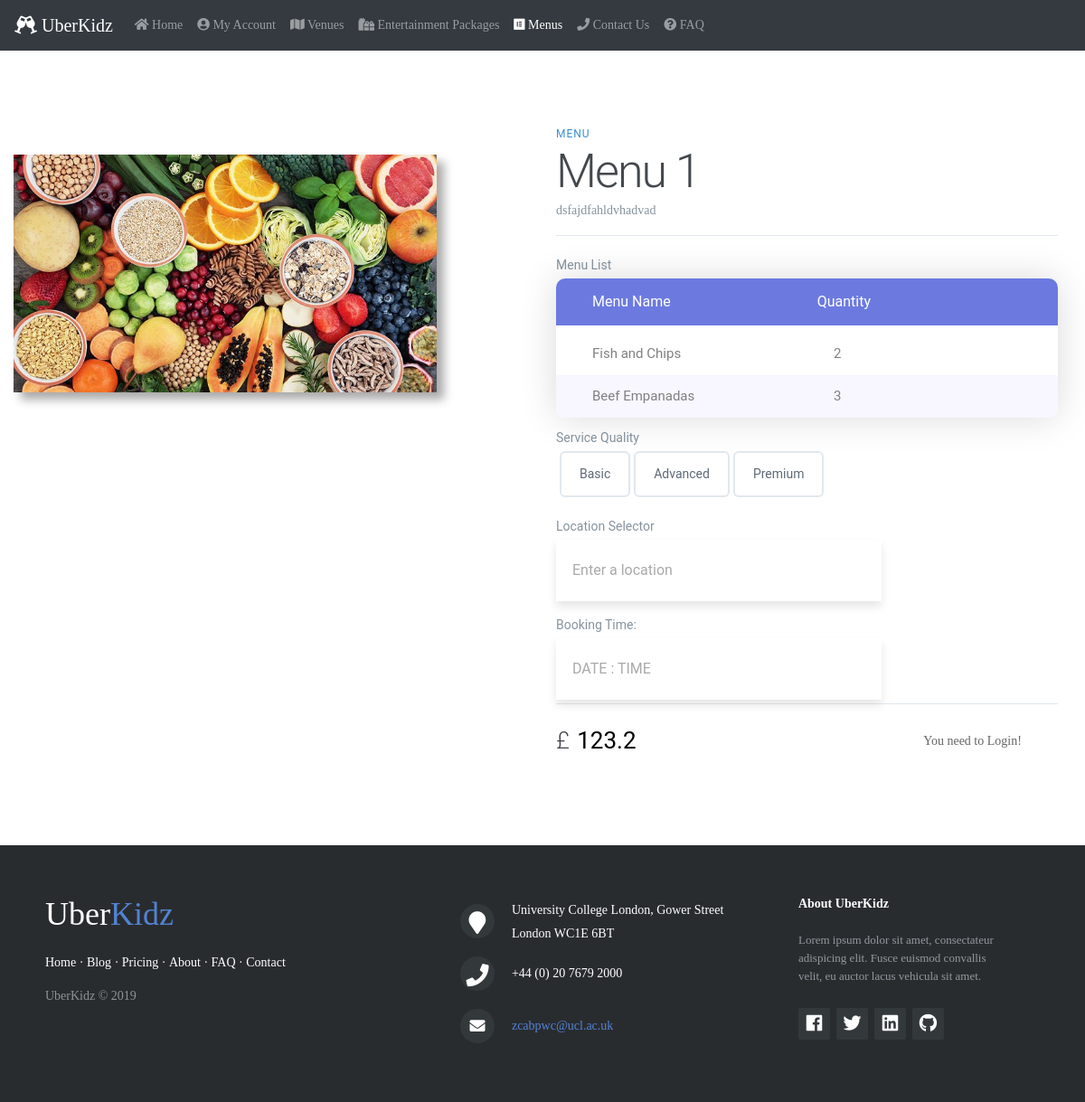
Screenshot of /eventDetail.php?id=10&from=menus with the database file from the repository.
### tables this page shows
CREATE TABLE `menu`
(
  `event_ID` int(50) NOT NULL,
  `duration` int(11) NOT NULL
);

CREATE TABLE `event`
(
  `event_ID`    int(50)      NOT NULL,
  `provider_ID` int(50)      NOT NULL,
  `event_type`  varchar(50)  NOT NULL,
  `name`        varchar(100) NOT NULL,
  `price`       float        NOT NULL,
  `description` varchar(200) NOT NULL,
  `created`     datetime     NOT NULL,
  `eventimage1` text         NOT NULL,
  `eventimage2` text         NOT NULL,
  `eventimage3` text         NOT NULL
);

CREATE TABLE `menumap`
(
  `event_ID`    int(50) NOT NULL,
  `menuitem_ID` int(50) NOT NULL,
  `quantity`    int(10) NOT NULL
);

CREATE TABLE `menuitem`
(
  `menuitem_ID` int(50)      NOT NULL,
  `name`        varchar(100) NOT NULL
);

### assets/controllers/eventDetail.php (called while the page is built, shortened)
<?php
include_once $_SERVER['DOCUMENT_ROOT'] . '/assets/model/event.php';
$event = new event();
$productID = isset($_GET['id']) ? $_GET['id'] : 1;
$productID = (int)$productID;
$previousURL = $_GET['from'];
switch ($previousURL) {
    case 'menus':
        $productType = 'menu';
        $menus = $event->read_menuItem_detail($productID);
        $productDetails = $event->read_menu_detail($productID, $productType);
        break;
}
if (!isset($productDetails) || sizeof($productDetails) != 1) {
    header("location:{$previousURL}.php?display=invalid");
} else {
    $productDetails = $productDetails[0];
}

### assets/model/dbController.php (called while the page is built, shortened)
<?php
class dbController
{
    private $host;
    private $user;
    private $password;
    private $database;
    private $conn;
    function __construct()
    {
        $config = parse_ini_file($_SERVER['DOCUMENT_ROOT'] . '/config.ini');
        $this->host = $config['host'];
        $this->user = $config['username'];
        $this->password = $config['password'];
        $this->database = $config['dbName'];
        $this->conn = $this->connectDB();
    }
    function connectDB()
    {
        $conn = mysqli_connect($this->host, $this->user, $this->password, $this->database);
        return $conn;
    }
    function db_query($query, $param_type, $param_value_array)
    {
        $sql = $this->conn->prepare($query);
        $this->bindQueryParams($sql, $param_type, $param_value_array);
        $sql->execute();
        $result = $sql->get_result();
        if ($result->num_rows > 0) {
            while ($row = $result->fetch_assoc()) {
                $resultset[] = $row;
            }
        }
        if (!empty($resultset)) {
            return $resultset;
        }
        return array();
    }
    function bindQueryParams($sql, $param_type, $param_value_array)
    {
        $param_value_reference[] = &$param_type;
        for ($i = 0; $i < count($param_value_array); $i++) {
            $param_value_reference[] = &$param_value_array[$i];
        }
        call_user_func_array(array(
            $sql,
            'bind_param'
        ), $param_value_reference);
    }
}

### assets/model/event.php (called while the page is built, shortened)
<?php
require_once "dbController.php";
class event
{
    public function read_menu_detail($productID, $productType)
    {
        $db_handle = new dbController();
        $sql = "
        SELECT event.event_ID, event.provider_ID, event.event_type, event.name, event.price, event.description, event.created, event.eventimage1, event.eventimage2, event.eventimage3, menu.duration
        FROM event, menu
        WHERE event.event_ID = menu.event_ID
        AND event.event_ID = ?
        AND event.event_type = ?
        ";
        return $db_handle->db_query($sql, 'is', array($productID, $productType));
    }
    public function read_menuItem_detail($productID)
    {
        $db_handle = new dbController();
        $sql = "
        SELECT quantity, name
        FROM menu, menumap, menuitem
        WHERE menu.event_ID = menumap.event_ID
        AND menumap.menuitem_ID = menuitem.menuitem_ID
        AND menu.event_ID = ?
        ";
        return $db_handle->db_query($sql, 'i', array($productID));
    }
}

### eventDetail.php (the view, shortened to what this page needs)
<?php include("./assets/controllers/eventDetail.php") ?>
<!DOCTYPE html>
<html lang="en">
<head>
    <?php include("includes/headTags.php"); ?>
    <link rel="stylesheet" href="assets/css/eventDetail.css" type="text/css">
    <link rel="stylesheet" href="assets/css/util.css" type="text/css">
</head>
<body>
<?php include("includes/navigation.php"); ?>
<main class="container-fluid product-form">
    <div class="left-column col-lg-6">
        <img data-image="premium" class="active"
             src="./assets/uploads/<?= $productType ?>/<?= $productDetails['eventimage3'] ?>"
             alt="">
    </div>
    <div class="right-column col-lg-6">
        <form action="./assets/controllers/addToCart.php" method="get" autocomplete="off">
            <div class="product-description">
                <span class="product-description-general"><?= $productDetails['event_type'] ?></span>
                <h1 class="product-description-title"><?= $productDetails['name'] ?></h1>
                <p class="product-description-content"><?= $productDetails['description'] ?></p>
            </div>
            <div class="product-configuration">
                <div class="service-config">
                    <?php switch ($productType) {
                        case 'entertainment': ?>
                            <?php break;
                        case "menu": ?>
                            <span>Menu List</span>
                            <div class="product-detail-table ver1 m-b-10">
                                <div class="product-detail-table-head">
                                    <table>
                                        <thead>
                                        <tr class="product-detail-row head">
                                            <th class="product-detail-cell column1">Menu Name</th>
                                            <th class="product-detail-cell column2">Quantity</th>
                                        </tr>
                                        </thead>
                                    </table>
                                </div>
                                <div class="product-detail-table-body js-pscroll">
                                    <table>
                                        <tbody>
                                        <?php foreach ($menus as $menu) { ?>
                                            <tr class="product-detail-row body">
                                                <td class="product-detail-cell column1"><?= $menu['name'] ?></td>
                                                <td class="product-detail-cell column2"><?= $menu['quantity'] ?></td>
                                            </tr>
                                        <?php } ?>
                                        </tbody>
                                    </table>
                                </div>
                            </div>
                            <?php break;
                        case 'venue': ?>
                            <?php break;
                    } ?>
                    <span>Service Quality</span>
                    <div class="service-choose">
                        <button type="button" class="basic" name="basic">Basic</button>
                        <button type="button" class="advanced" name="advanced">Advanced</button>
                        <button type="button" class="premium" name="premium">Premium</button>
                    </div>
                    <link rel="stylesheet" href="./assets/css/jquery.datetimepicker.min.css">
                    <?php if ($productType != 'venue') { ?>
                        <span>Location Selector</span>
                        <div class="pac-card" id="pac-card">
                            <div class="container" id="pac-container">
                                <div class="container__item">
                                    <input id="pac-input" type="text" name="eventLocation"
                                           placeholder="Enter a location "
                                           class="form__field" aria-label="Default"
                                           aria-describedby="inputGroup-sizing-default">
                                </div>
                            </div>
                        </div>
                    <?php } ?>
                    <span>Booking Time: </span>
                    <div class="time-choose">
                        <input id="datetimepicker" class="form__field" type="text" name="eventStartTime"
                               placeholder="DATE : TIME">
                    </div>
                </div>
            </div>
            <div class="product-price">
                <span class="product-price-value">
                    <span>&#163;</span>
                    <label for="productPriceDisplay"></label><input id="productPriceDisplay"
                                                                    name="productPrice"
                                                                    value="<?= $productDetails['price'] ?>">
                </span>
                <?php if (isset($_SESSION['userInfo']) && isset($_SESSION['customer'])) { ?>
                    <button type="submit" class="cart-btn">Add to cart</button>
                <?php } else if (isset($_SESSION['userInfo']) && !isset($_SESSION['customer'])) { ?>
                    <a href="registration.php">Only Customer can Add to Cart.</a>
                <?php } else { ?>
                    <a href="login.php">You need to Login! </a>
                <?php } ?>
            </div>
        </form>
    </div>
</main>
<?php include("includes/footer.php"); ?>
</body>
</html>

### assets/css/eventDetail.css (style rules this page uses)
html, body { height: 100%; width: 100%; margin: 0; font-family: 'Roboto', sans-serif; }
.product-form { max-width: 1200px; padding: 15px; display: flex; margin: 3% auto 0; }
.left-column { position: relative; margin-top: 7.5rem; }
.right-column { margin-top: 60px; }
.left-column img { width: 80%; position: absolute; left: 0; top: 0; opacity: 0; box-shadow: 8px 8px 10px #aaa; transition: all 0.3s ease; }
.left-column img.active { opacity: 1; }
.product-description { border-bottom: 1px solid #E1E8EE; margin-bottom: 20px; }
.product-description span { font-size: 12px; color: #358ED7; letter-spacing: 1px; text-transform: uppercase; text-decoration: none; }
.product-description h1 { font-weight: 300; font-size: 52px; color: #43484D; letter-spacing: -2px; }
.product-description p { font-weight: 300; color: #86939E; line-height: 24px; margin-bottom: 15px; }
.service-config span { font-size: 14px; font-weight: 400; color: #86939E; margin-bottom: 4px; display: inline-block; }
.service-choose { margin-bottom: 20px; }
.service-choose button { border: 2px solid #E1E8EE; border-radius: 6px; padding: 13px 20px; font-size: 14px; color: #5E6977; background-color: #fff; cursor: pointer; transition: all .5s; }
.service-config { border-bottom: 1px solid #E1E8EE; margin-bottom: 20px; }
.product-price { display: flex; align-items: center; }
.product-price-value { font-size: 26px; font-weight: 300; color: #43474D; margin-right: 20px; }
.container { padding-left: 0px; padding-bottom: 10px; }
.form__field { width: 360px; background: #fff; color: #a3a3a3; font: inherit; box-shadow: 0 6px 10px 0 rgba(0, 0, 0, 0.1); border: 0; outline: 0; padding: 22px 18px; margin-bottom: 4px; }
.js-pscroll { position: relative; overflow: hidden; }
.product-detail-table { background-color: #fff; }
table { width: 100%; }
th, td { font-weight: unset; padding-right: 10px; }
.column1 { width: 13%; padding-left: 40px; }
.column2 { width: 13%; }
.product-detail-table-head th { padding-top: 18px; padding-bottom: 18px; }
.product-detail-table-body td { padding-top: 16px; padding-bottom: 16px; }
.product-detail-table { position: relative; padding-top: 60px; }
.product-detail-table-head { position: absolute; width: 100%; top: 0; left: 0; }
.product-detail-table-body { max-height: 585px; overflow: auto; }
.product-detail-table.ver1 th { color: #fff; line-height: 1; background-color: #6c7ae0; }
.product-detail-table.ver1 td { font-size: 15px; color: #808080; line-height: 1; }
.product-detail-table.ver1 .product-detail-table-body tr:nth-child(even) { background-color: #f8f6ff; }
.product-detail-table.ver1 { border-radius: 10px; overflow: hidden; height: auto; box-shadow: 0 0px 40px 0px rgba(0, 0, 0, 0.15); -moz-box-shadow: 0 0px 40px 0px rgba(0, 0, 0, 0.15); -webkit-box-shadow: 0 0px 40px 0px rgba(0, 0, 0, 0.15); -o-box-shadow: 0 0px 40px 0px rgba(0, 0, 0, 0.15); -ms-box-shadow: 0 0px 40px 0px rgba(0, 0, 0, 0.15); }

### rows the page displays
menu: event_ID.eventimage3 (picture), event_ID.event_type "MENU", event_ID.name "Menu 1", event_ID.description "dsfajdfahldvhadvad", productPrice "123.2"
menumap: menuitem_ID.name "Fish and Chips", quantity "2"
menumap: menuitem_ID.name "Beef Empanadas", quantity "3"
